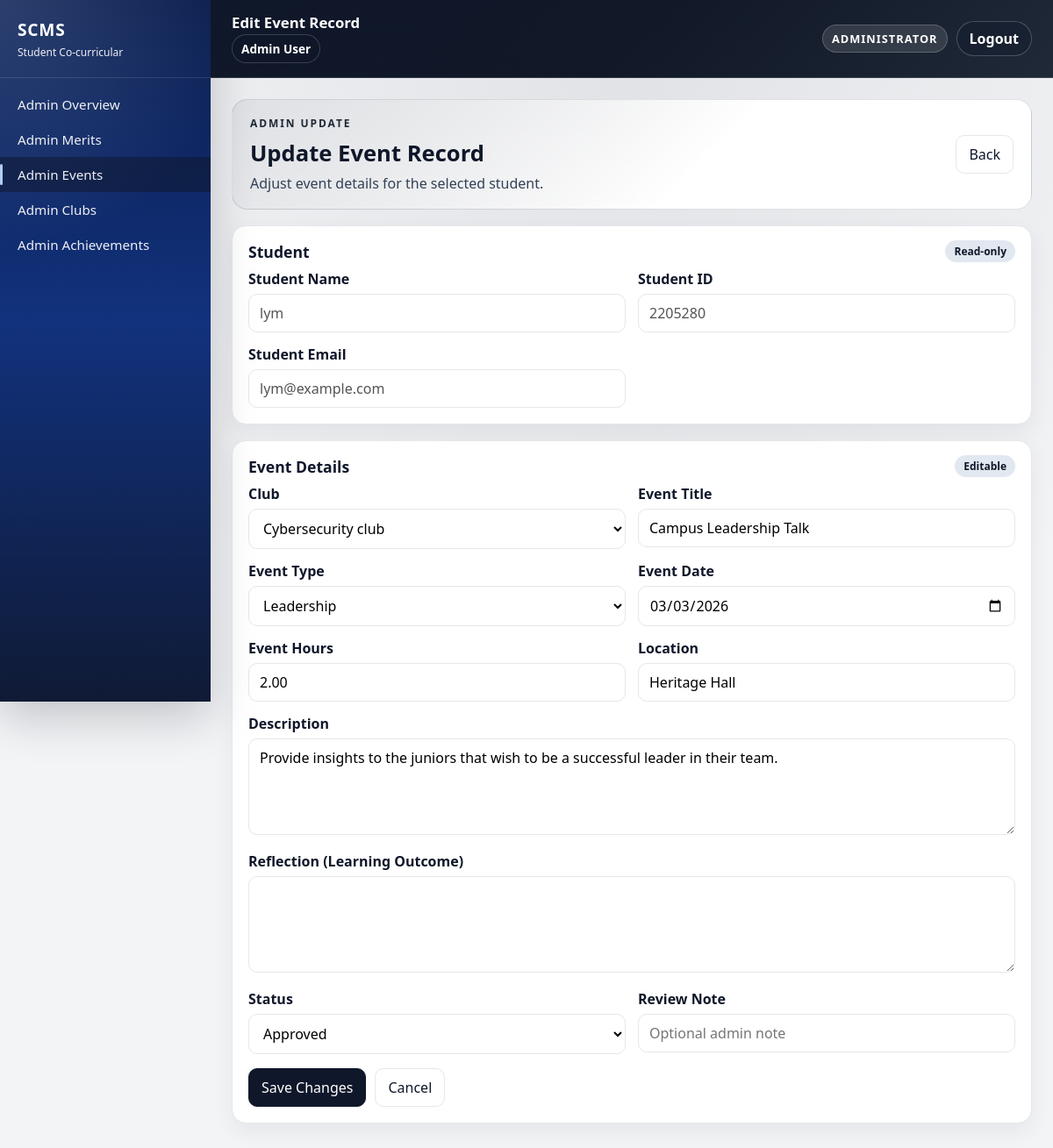
The app's page /public/index.php?url=event/edit&id=1 (signed in) with its own data.
### tables this page shows
CREATE TABLE `users` (
  `userID` int(11) NOT NULL,
  `student_id` varchar(20) NOT NULL,
  `name` varchar(100) NOT NULL,
  `email` varchar(100) NOT NULL,
  `passwordHash` varchar(255) NOT NULL,
  `isAdmin` tinyint(1) DEFAULT 0,
  `created_at` timestamp NOT NULL DEFAULT current_timestamp()
);

CREATE TABLE `events` (
  `eventID` int(11) NOT NULL,
  `userID` int(11) NOT NULL,
  `clubCatalogID` int(11) DEFAULT NULL,
  `eventTitle` varchar(150) NOT NULL,
  `eventType` varchar(50) DEFAULT NULL,
  `eventDate` date NOT NULL,
  `eventHours` decimal(6,2) NOT NULL DEFAULT 1.00,
  `location` varchar(150) DEFAULT NULL,
  `description` text DEFAULT NULL,
  `reflection` text DEFAULT NULL,
  `created_at` timestamp NOT NULL DEFAULT current_timestamp(),
  `status` enum('pending','approved','rejected') NOT NULL DEFAULT 'pending',
  `submitted_at` timestamp NOT NULL DEFAULT current_timestamp(),
  `reviewed_at` timestamp NULL DEFAULT NULL,
  `reviewed_by` int(11) DEFAULT NULL,
  `review_note` text DEFAULT NULL,
  `evidence_path` varchar(255) DEFAULT NULL
);

CREATE TABLE `club_catalog` (
  `clubCatalogID` int(11) NOT NULL,
  `clubName` varchar(150) NOT NULL,
  `description` text DEFAULT NULL,
  `is_active` tinyint(1) NOT NULL DEFAULT 1,
  `created_by` int(11) DEFAULT NULL,
  `created_at` timestamp NOT NULL DEFAULT current_timestamp()
);

### app/models/User.php (called while the page is built, shortened)
<?php
class User {
    public static function findById($userId) {
        $db = Database::connect();
        $stmt = $db->prepare("SELECT * FROM users WHERE userID = ?");
        $stmt->execute([(int) $userId]);
        return $stmt->fetch(PDO::FETCH_ASSOC);
    }
}
?>

### app/models/Event.php (called while the page is built, shortened)
<?php
class Event {
    public static function findById($id) {
        $db = Database::connect();
        $stmt = $db->prepare(
            "SELECT e.*, cc.clubName AS clubName
             FROM events e
             LEFT JOIN club_catalog cc ON cc.clubCatalogID = e.clubCatalogID
             WHERE e.eventID = ?"
        );
        $stmt->execute([(int) $id]);
        return $stmt->fetch(PDO::FETCH_ASSOC);
    }
}
?>

### app/models/ClubCatalog.php (called while the page is built, shortened)
<?php
class ClubCatalog {
    public static function getAllActive() {
        $db = Database::connect();
        $stmt = $db->query("SELECT * FROM club_catalog WHERE is_active = 1 ORDER BY clubName ASC");
        return $stmt->fetchAll(PDO::FETCH_ASSOC);
    }
}
?>

### app/views/admin/event_edit.php (the view, shortened to what this page needs)
<?php require "../app/views/layout/header.php"; ?>
<?php require "../app/views/layout/sidebar.php"; ?>
<?php
    $studentName = (string) ($student['name'] ?? '-');
    $studentEmail = (string) ($student['email'] ?? '-');
    $studentId = (string) ($student['student_id'] ?? '-');
    $currentClubCatalogId = (string) ($event['clubCatalogID'] ?? '');
?>
<div class="main module-page">
    <div class="topbar admin-topbar">
        <div class="topbar-left">
            <div class="topbar-title">Edit Event Record</div>
            <div class="topbar-user-inline">
                <?= htmlspecialchars($_SESSION['user_name'] ?? '', ENT_QUOTES, 'UTF-8'); ?>
            </div>
        </div>
        <div class="topbar-actions">
            <div class="admin-badge">Administrator</div>
            <form method="POST" action="index.php?url=auth/logout">
                <button type="submit" class="topbar-logout">Logout</button>
            </form>
        </div>
    </div>
    <div class="content admin-content">
        <div class="content-inner">
    <div class="admin-hero">
        <div>
            <div class="admin-eyebrow">Admin Update</div>
            <h1 class="admin-title">Update Event Record</h1>
            <p class="admin-subtitle">Adjust event details for the selected student.</p>
        </div>
        <div class="admin-hero-actions">
            <a class="btn btn-secondary" href="index.php?url=event/index">Back</a>
        </div>
    </div>
    <div class="admin-section">
        <div class="admin-section-header">
            <h2 class="admin-section-title">Student</h2>
            <span class="admin-section-chip">Read-only</span>
        </div>
        <div class="admin-section-body">
            <div class="form-grid">
                <div>
                    <label class="label">Student Name</label>
                    <input class="input" type="text" value="<?= htmlspecialchars($studentName, ENT_QUOTES, 'UTF-8') ?>" disabled>
                </div>
                <div>
                    <label class="label">Student ID</label>
                    <input class="input" type="text" value="<?= htmlspecialchars($studentId, ENT_QUOTES, 'UTF-8') ?>" disabled>
                </div>
                <div>
                    <label class="label">Student Email</label>
                    <input class="input" type="text" value="<?= htmlspecialchars($studentEmail, ENT_QUOTES, 'UTF-8') ?>" disabled>
                </div>
            </div>
        </div>
    </div>
    <div class="admin-section">
        <div class="admin-section-header">
            <h2 class="admin-section-title">Event Details</h2>
            <span class="admin-section-chip">Editable</span>
        </div>
        <div class="admin-section-body">
            <form method="POST" class="form">
                <div class="form-grid">
                    <div>
                        <label class="label">Club</label>
                        <select class="input" name="clubCatalogID" required>
                            <?php foreach ($clubCatalog as $clubDef): ?>
                                <?php $clubId = (string) ($clubDef['clubCatalogID'] ?? ''); ?>
                                <option value="<?= htmlspecialchars($clubId, ENT_QUOTES, 'UTF-8') ?>" <?= $clubId === $currentClubCatalogId ? 'selected' : '' ?>>
                                    <?= htmlspecialchars((string) ($clubDef['clubName'] ?? ''), ENT_QUOTES, 'UTF-8') ?>
                                </option>
                            <?php endforeach; ?>
                        </select>
                    </div>
                    <div>
                        <label class="label">Event Title</label>
                        <input class="input" type="text" name="eventTitle" value="<?= htmlspecialchars((string) ($event['eventTitle'] ?? ''), ENT_QUOTES, 'UTF-8') ?>" required>
                    </div>
                    <div>
                        <label class="label">Event Type</label>
                        <?php $eventTypeValue = (string) ($event['eventType'] ?? 'Leadership'); ?>
                        <select class="input" name="eventType">
                            <option value="Leadership" <?= $eventTypeValue === 'Leadership' ? 'selected' : '' ?>>Leadership</option>
                        </select>
                    </div>
                    <div>
                        <label class="label">Event Date</label>
                        <input class="input" type="date" name="eventDate" value="<?= htmlspecialchars((string) ($event['eventDate'] ?? ''), ENT_QUOTES, 'UTF-8') ?>" required>
                    </div>
                    <div>
                        <label class="label">Event Hours</label>
                        <input class="input" type="number" name="eventHours" step="0.01" min="0.01" value="<?= htmlspecialchars((string) ($event['eventHours'] ?? ''), ENT_QUOTES, 'UTF-8') ?>" required>
                    </div>
                    <div>
                        <label class="label">Location</label>
                        <input class="input" type="text" name="location" value="<?= htmlspecialchars((string) ($event['location'] ?? ''), ENT_QUOTES, 'UTF-8') ?>">
                    </div>
                </div>
                <div style="margin-top:14px;">
                    <label class="label">Description</label>
                    <textarea class="input" name="description" rows="4"><?= htmlspecialchars((string) ($event['description'] ?? ''), ENT_QUOTES, 'UTF-8') ?></textarea>
                </div>
                <div style="margin-top:14px;">
                    <label class="label">Reflection (Learning Outcome)</label>
                    <textarea class="input" name="reflection" rows="4"><?= htmlspecialchars((string) ($event['reflection'] ?? ''), ENT_QUOTES, 'UTF-8') ?></textarea>
                </div>
                <div class="form-grid" style="margin-top:14px;">
                    <div>
                        <label class="label">Status</label>
                        <?php $statusValue = (string) ($event['status'] ?? 'pending'); ?>
                        <select name="status" class="input">
                            <option value="approved" <?= $statusValue === 'approved' ? 'selected' : '' ?>>Approved</option>
                        </select>
                    </div>
                    <div>
                        <label class="label">Review Note</label>
                        <input class="input" type="text" name="review_note" value="<?= htmlspecialchars((string) ($event['review_note'] ?? ''), ENT_QUOTES, 'UTF-8') ?>" placeholder="Optional admin note">
                    </div>
                </div>
                <div class="form-actions">
                    <button type="submit" class="btn">Save Changes</button>
                    <a href="index.php?url=event/index" class="btn btn-secondary">Cancel</a>
                </div>
            </form>
        </div>
    </div>
        </div>
    </div>
</div>
<?php require "../app/views/layout/footer.php"; ?>

### app/views/layout/header.php (style rules this page uses)
:root { --bg: #f3f4f6; --card: #ffffff; --border: #e5e7eb; --text: #0f172a; --muted: #334155; --primary: #2563eb; --danger: #ef4444; --sidebar-w: 240px; --grad: linear-gradient(135deg, #0b1d4d, #1e40af 35%, #3b82f6); --sidebar-grad: radial-gradient(circle at top left, rgba(191, 219, 254, 0.18), transparent 34%), linear-gradient(180deg, #0b1d4d 0%, #12327d 46%, #0f1a35 100%); }
body { margin: 0; font-family: 'Segoe UI', sans-serif; background: var(--bg); color: var(--text); }
.main { margin-left: var(--sidebar-w); min-height: 100vh; }
.topbar { background: var(--grad); color: white; padding: 16px 24px; border-bottom: 1px solid rgba(255,255,255,0.15); display: flex; align-items: center; justify-content: space-between; font-weight: 600; position: sticky; top: 0; z-index: 50; }
.topbar-left { display: flex; flex-direction: column; gap: 4px; }
.topbar-actions { display: flex; align-items: center; gap: 10px; }
.topbar-user-inline { display: inline-flex; align-items: center; gap: 8px; padding: 6px 10px; border-radius: 999px; background: rgba(15, 23, 42, 0.25); border: 1px solid rgba(255,255,255,0.18); font-size: 0.85rem; font-weight: 700; width: fit-content; }
.topbar-logout { display: inline-flex; align-items: center; justify-content: center; padding: 8px 14px; border-radius: 999px; border: 1px solid rgba(255,255,255,0.22); background: rgba(15, 23, 42, 0.25); color: white; cursor: pointer; font: inherit; font-weight: 700; }
.content { padding: 24px; overflow-x: auto; }
.content-inner { width: 100%; max-width: 1200px; margin: 0 auto; }
.module-page .content-inner { max-width: 1460px; }
.btn { display: inline-block; padding: 10px 14px; background: #0f172a; color: white; border-radius: 10px; text-decoration: none; border: 1px solid #0f172a; cursor: pointer; font: inherit; }
.btn.btn-secondary { background: #ffffff; color: #0f172a; border-color: var(--border); }
.topbar-title { font-size: 1.05rem; line-height: 1.15; }
.admin-topbar { background: linear-gradient(135deg, #0f172a, #111827 50%, #1f2937); }
.admin-badge { display: inline-flex; align-items: center; gap: 6px; padding: 6px 10px; border-radius: 999px; background: rgba(255,255,255,0.12); border: 1px solid rgba(255,255,255,0.2); font-size: 0.8rem; font-weight: 800; letter-spacing: 0.08em; text-transform: uppercase; }
.admin-content { background: radial-gradient(circle at top, rgba(15, 23, 42, 0.08), transparent 55%); }
.admin-hero { display: flex; align-items: center; justify-content: space-between; gap: 16px; padding: 18px 20px; border-radius: 18px; border: 1px solid rgba(15, 23, 42, 0.12); background: linear-gradient(135deg, rgba(15, 23, 42, 0.06), #ffffff 60%); margin-bottom: 18px; }
.admin-eyebrow { font-size: 0.75rem; letter-spacing: 0.16em; text-transform: uppercase; font-weight: 800; color: #1f2937; }
.admin-title { margin: 8px 0 6px; font-size: 1.6rem; font-weight: 900; }
.admin-subtitle { margin: 0; color: var(--muted); }
.admin-hero-actions { display: flex; gap: 10px; flex-wrap: wrap; }
.admin-section { margin-bottom: 18px; border-radius: 16px; background: #ffffff; border: 1px solid var(--border); box-shadow: 0 10px 26px rgba(15, 23, 42, 0.06); }
.admin-section-header { display: flex; align-items: center; justify-content: space-between; padding: 16px 18px 8px; gap: 10px; }
.admin-section-title { margin: 0; font-size: 1.1rem; font-weight: 800; }
.admin-section-chip { display: inline-flex; align-items: center; justify-content: center; padding: 4px 10px; border-radius: 999px; background: #e2e8f0; color: #0f172a; font-size: 0.75rem; font-weight: 800; }
.admin-section-body { padding: 0 18px 18px; }
.input { width: 100%; padding: 10px 12px; border: 1px solid var(--border); border-radius: 10px; background: #ffffff; font: inherit; box-sizing: border-box; }
.form-grid { display: grid; grid-template-columns: repeat(2, minmax(0, 1fr)); gap: 14px; }
.label { display: block; font-weight: 600; margin-bottom: 6px; color: #0f172a; }
.form-actions { display: flex; gap: 10px; margin-top: 16px; flex-wrap: wrap; }

### records on screen
users: name "lym", student "2205280", email "lym@example.com"
events: clubCatalogID "Cybersecurity club", eventTitle "Campus Leadership Talk", eventType "Leadership", eventDate "03/03/2026", eventHours "2.00", location "Heritage Hall", description "Provide insights to the juniors that wish to be a successful leader in their team.", status "Approved"

### other values on screen
$_SESSION['user_name'] "Admin User"
